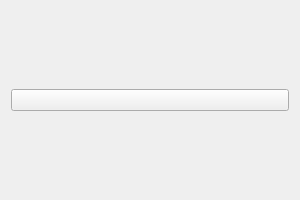
<?xml version="1.0" encoding="UTF-8"?>
<ui version="4.0">
 <class>HangUpScreen</class>
 <widget class="QWidget" name="HangUpScreen">
  <property name="geometry">
   <rect>
    <x>0</x>
    <y>0</y>
    <width>300</width>
    <height>200</height>
   </rect>
  </property>
  <property name="windowTitle">
   <string>Form</string>
  </property>
  <layout class="QVBoxLayout" name="verticalLayout">
   <item>
    <widget class="QPushButton" name="buttonHangUp">
     <property name="text">
      <string/>
     </property>
     <property name="icon">
      <iconset resource="mobilephone2.qrc">
       <normaloff>:/images/phone-hang-up.svg</normaloff>:/images/phone-hang-up.svg</iconset>
     </property>
     <property name="iconSize">
      <size>
       <width>128</width>
       <height>128</height>
      </size>
     </property>
    </widget>
   </item>
  </layout>
 </widget>
 <resources>
  <include location="mobilephone2.qrc"/>
 </resources>
 <connections/>
</ui>
